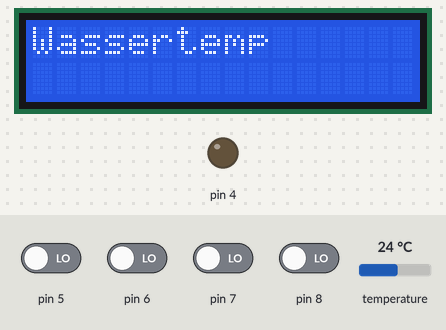
A sketch run on a simulated Arduino Uno, built with avr-gcc and run on an emulated ATmega328P. Parts: 16×2 character LCD, output pins drawn as LEDs (lit = HIGH). The inputs (shaded band) are chosen by the test bench; at power-on: pin 5–8 LOW, temperature 24 °C. The local clock reads 2024-03-15 10:24:30 at power-on unless the sketch sets it.

Above: at 1.8 s.
1.9 s: pin 5 driven HIGH
At 2.85 s:
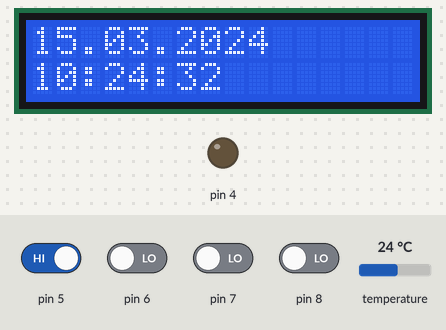
5.2 s: temperature set to 0 °C
At 5.86 s:
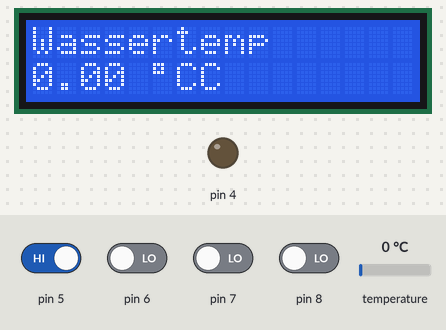
7.2 s: temperature set to 12 °C
At 9.0 s:
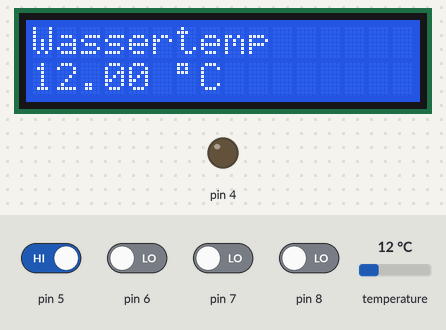
9.6 s: pin 6 driven HIGH
At 9.96 s:
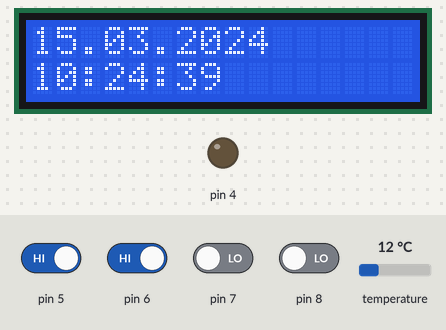
11.8 s: pin 6 driven LOW and pin 7 driven HIGH
At 12.36 s:
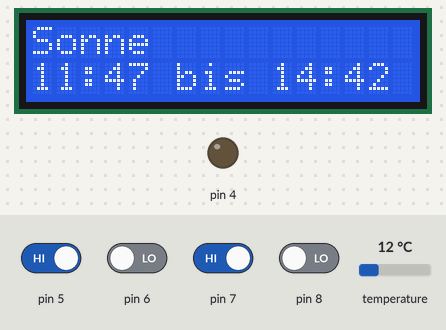
17.9 s: pin 6 driven HIGH
At 20.2 s:
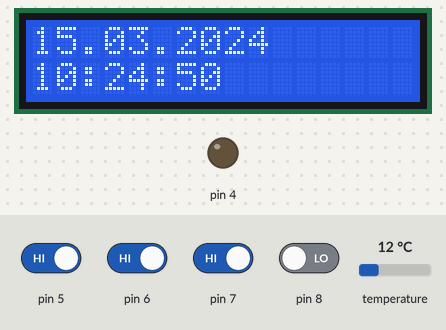
Timing chart, 0 to 21.7 s (numbered marks = the images above; inputs shaded):
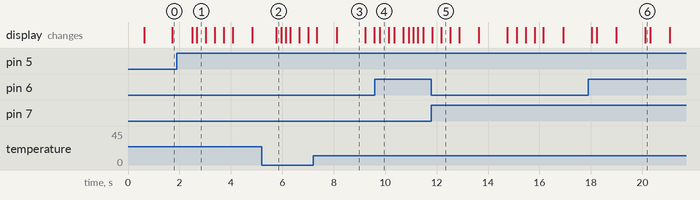

Measured:
- after the input at 1.9 s, the display: first differs from a run without the input after 0.78 s (image 1)
- after the input at 5.2 s, the display: changes after 0.57 s (image 2)
- after the input at 9.6 s, the display: changes after 0.19 s (image 4)
- what the display in image 3 shows lasts 1.1 s, from 8.1 s to 9.2 s

The sketch:

main.ino
```cpp
#include <OneWire.h>
#include <DallasTemperature.h>
#include "RC_POWER_SWITCH.h"
#include "HardwareSerial.h"
#include <LiquidCrystal_I2C.h>
#include <time.h>
#include <DS3231.h>

// Data wire is conntec to the Arduino digital pin 4
#define ONE_WIRE_BUS 2
#define RC_SWITCH_PIN 3
#define LED 12
// Setup the lcd screen
LiquidCrystal_I2C lcd(0x27,16,2);

// Setup a oneWire instance to communicate with any OneWire devices
OneWire oneWire(ONE_WIRE_BUS);

// Pass our oneWire reference to Dallas Temperature sensor
DallasTemperature sensors(&oneWire);

// Create RC power switch
RC_POWER_SWITCH second_socket = RC_POWER_SWITCH(RC_SWITCH_PIN, 1394004, 1394007);

//Create the realtime clock
DS3231 rtc = DS3231(SDA, SCL);

//LED-State
bool ledOn = false;

//Temperature of the Water by month (0=January...11=December)
float waterTempsPerMonth[] = {
  12.5,
  12.5,
  18.5,
  21,
  24,
  27,
  28,
  28,
  25,
  22,
  18.5,
  12.5
};

//Array of all menu options
String MenuItems[] = {
  "Wassertemp",
  "Wasserwechsel am",
  "Sonne",
  "Wassertemp soll",
  "Zeit"
};

//Start with the first Menu-Option
int currentMenuIndex = 0;

//Used to reduce interval for the call of showMenu();
int tickCounter = 0;

//Count seconds to timeout display
int displayTimeoutTick = 0;

//Is the Backlight currently on
bool isBacklightOn = true;

//Used for button hold input
int pushButtonTickCounter = 0;

//Used to check if the rtc is already set to summertime. Gets overriden in setup()
bool is_already_summertime = false;

//Assumes that the water is clean right now
bool waterIsClean = true;

Time lastCleanDate;
Time nextCleanDate;

void setup(void)
{
  //Initialize rtc object
  rtc.begin();

  //Set the time when it is wrong (Only use once)
  //rtc.setDate(12, 11, 2023);
  //rtc.setTime(17, 15, 30);

  // Start serial communication for debugging purposes
  Serial.begin(9600);

  //Start temp measure
  sensors.begin();

  //Setup Buttons
  pinMode(5, INPUT);
  pinMode(6, INPUT);
  pinMode(7, INPUT);
  pinMode(8, INPUT);

  //Setup LEDs
  pinMode(4, OUTPUT);

  //Initialize the lcd screen
  lcd.begin(16,2);
  lcd.init();
  lcd.backlight();

  //Assume it was the same time(Summer-/Wintertime) when the program started as it is now.
  is_already_summertime=summertime_EU(rtc.getTime().year, rtc.getTime().mon, rtc.getTime().date, rtc.getTime().hour, 1);

  lastCleanDate = rtc.getTime();
}

void loop(void){
  //Get Date and Time from Realtime Clock
  char *currentDate = rtc.getDateStr();
  char *currentTime = rtc.getTimeStr();

  //Fake the Date
  //currentDate = "15.04.2023";

  //apply the daylight savings. (Summer-/Wintertime)
  applyDaylightSavings();

  //Serial.println(displayTimeoutTick);
  if(displayTimeoutTick == 200){
    if (isBacklightOn){
      lcd.noBacklight();
      isBacklightOn=false;
    }
    displayTimeoutTick = 0;
  }

  wakeupDisplay();

  //if (isTimestamp14DaysAgo(lastCleanDate)){
  //  digitalWrite(4,HIGH);
  //}
  checkIfCleaned();

  //Button on pin 5 triggers to scroll backwards in Menu.
  if(digitalRead(5)){
    scrollMenu(-1);
  }
  //Button on pin 6 triggers to scroll forwards in Menu.
  if(digitalRead(6)){
    scrollMenu(1);
  }

  //Only update LCD-Screen every 10 ticks (10 loops)
  if (tickCounter == 9 ){
    showMenu();
    tickCounter = 0;
  }

  //Update the total time the poweroutlet will be on today.
  second_socket.updateTodaySunHours(currentDate);

  //Set the times to trigger the power outlet on and off.
  second_socket.calcAndSetTriggerTimes();

  //Print debug output of the socket.
  //second_socket.printDebug(currentTime, currentDate);

  //Check if now is the time to switch the poweroutlet on or off.
  if (second_socket.checkIfTriggerOnTime(currentTime) && ! second_socket.getState()){
    Serial.println("Turn On !!");
    second_socket.turnON();
  } else if (second_socket.checkIfTriggerOffTime(currentTime) && second_socket.getState()){
    Serial.println("Turn Off !!");
    second_socket.turnOFF();
  }

  //Increment the tick counter. Used to reduce the interval showMenu() is called
  displayTimeoutTick++;
  tickCounter++;
  //Wait for the next loop iteration
  delay(100);
}

//Draws the menu depending on the currentMenuIndex variable
void showMenu(){
  lcd.setCursor(0,0);
  lcd.print(MenuItems[currentMenuIndex]);
  lcd.setCursor(0,1);
  //Serial.println(currentMenuIndex);
  switch(currentMenuIndex) {
    case 0:
      printtemp();
      break;
    case 1:
      nextCleanDate = getNextCleanDate();
      lcd.print(String(nextCleanDate.date));
      lcd.print(".");
      lcd.print(String(nextCleanDate.mon));
      lcd.print(".");
      lcd.print(String(nextCleanDate.year));
      if(digitalRead(7) && ledOn){
        pushButtonTickCounter++;
        if (pushButtonTickCounter == 3){
          ledOn = false;
          digitalWrite(4,LOW);
          lastCleanDate=rtc.getTime();
          pushButtonTickCounter=0;
        }
      }else {
        pushButtonTickCounter=0;
      }
      //Serial.println(pushButtonTickCounter);
      break;
    case 2:
      lcd.print(second_socket.getTriggerTimesString());
      break;
    case 3:
      lcd.print(waterTempsPerMonth[rtc.getTime().mon - 1]);
      lcd.print(" ");
      lcd.print((char)223);
      lcd.print("C");
      break;
    case 4:
      lcd.setCursor(0,0);
      lcd.print(rtc.getDateStr());
      lcd.setCursor(0,1);
      lcd.print(rtc.getTimeStr());
      break;
    default:
      Serial.println("ERROR invalid value for currentMenuIndex");
  }
}

//Prints the current temperature which is read by the tempsensor.
void printtemp(){
  // Call sensors.requestTemperatures() to issue a global temperature and Requests to all devices on the bus
  sensors.requestTemperatures();
  //Serial.print("Celsius temperature: ");
  // Why "byIndex"? You can have more than one IC on the same bus. 0 refers to the first IC on the wire
  //Serial.println(sensors.getTempCByIndex(0));
  lcd.print(sensors.getTempCByIndex(0));
  lcd.print(" ");
  lcd.print((char)223);
  lcd.print("C");
}

void wakeupDisplay(){
  if (digitalRead(5) || digitalRead(6) || digitalRead(7) || digitalRead(8)){
    displayTimeoutTick = 0;
    if (!isBacklightOn){
      lcd.backlight();
      isBacklightOn = true;
    }
  }
}

void scrollMenu(int direction){
  clearLcd();
  currentMenuIndex=mod(currentMenuIndex+direction,5);
  showMenu();
  tickCounter=9;
  delay(150);
}

void clearLcd(){
  lcd.setCursor(0,0);
  lcd.print("                ");
  lcd.setCursor(0,1);
  lcd.print("                ");
}

long long mod(long long k, long long n)
{
    return ((k %= n) < 0) ? k+n : k;
}

bool summertime_EU(int year, byte month, byte day, byte hour, byte tzHours)
// European Daylight Savings Time calculation by "jurs" for German Arduino Forum
// input parameters: "normal time" for year, month, day, hour and tzHours (0=UTC, 1=MEZ)
// return value: returns true during Daylight Saving Time, false otherwise
{
  if (month<3 || month>10) return false; // keine Sommerzeit in Jan, Feb, Nov, Dez
  if (month>3 && month<10) return true; // Sommerzeit in Apr, Mai, Jun, Jul, Aug, Sep
  if (month==3 && (hour + 24 * day)>=(1 + tzHours + 24*(31 - (5 * year /4 + 4) % 7)) || month==10 && (hour + 24 * day)<(1 + tzHours + 24*(31 - (5 * year /4 + 1) % 7)))
    return true;
  else
    return false;
}

void applyDaylightSavings(){
  bool is_summertime = summertime_EU(rtc.getTime().year, rtc.getTime().mon, rtc.getTime().date, rtc.getTime().hour, 1);
  if(is_summertime && !is_already_summertime){
    Serial.println("Now it's Summer");
    is_already_summertime = true;
    int hour = rtc.getTime().hour + 1;
    rtc.setTime(hour, rtc.getTime().min, rtc.getTime().sec);
  } else if (!is_summertime && is_already_summertime){
    Serial.println("Now it's Winter");
    is_already_summertime = false;
    int hour = rtc.getTime().hour -1;
    rtc.setTime(hour, rtc.getTime().min, rtc.getTime().sec);
  }
}

void checkIfCleaned(){
  if(isTimestamp14DaysAgo(lastCleanDate) && !ledOn){
      ledOn = true;
      digitalWrite(4,HIGH);
  }
}

bool isTimestamp14DaysAgo(Time timestamp)
{
    // Get the current time from the DS3231 RTC
    Time now = rtc.getTime();

    // Convert timestamp from Time to tm
    tm timestamp_tm = Time2tm(timestamp);

    // Convert now from Time to tm
    tm now_tm = Time2tm(now);

    // Convert timestamp and now to time_t values
    time_t timestamp_t = mktime(&timestamp_tm);
    time_t now_t = mktime(&now_tm);

    // Calculate the difference in days
    double diff_seconds = difftime(now_t, timestamp_t);
    int days_since_timestamp = diff_seconds / 86400;
    // Check if the difference is greater than or equal to 14 days
    if (days_since_timestamp >= 14) {
        return true;
    } else {
        return false;
    }
}

Time getNextCleanDate() {
  // Convert the current time to a tm struct
  tm timeStruct = Time2tm(lastCleanDate);

  // Add 14 days to the day of the month
  timeStruct.tm_mday += 14;
  // Normalize the tm struct (handles cases where the day of the month goes over the limit for the current month)
  time_t timeTemp = mktime(&timeStruct);
  timeStruct = *localtime(&timeTemp);

  // Convert the tm struct back to a Time object
  Time returnTime  = tmToTime(timeStruct);
  return returnTime;
}

Time tmToTime(tm timeStruct) {
  Time time;
  time.sec = timeStruct.tm_sec;
  time.min = timeStruct.tm_min;
  time.hour = timeStruct.tm_hour;
  time.date = timeStruct.tm_mday;
  time.mon = timeStruct.tm_mon + 1; // Add 1 to convert from 0-based to 1-based month
  time.year = timeStruct.tm_year + 1900; // Add 1900 to get the actual year value
  time.dow = timeStruct.tm_wday;
  return time;
}

tm Time2tm(Time t)
{
    tm timeinfo;

    timeinfo.tm_year = t.year - 1900;          // years since 1900
    timeinfo.tm_mon = t.mon - 1;        // months since January (0-11)
    timeinfo.tm_mday = t.date;          // day of the month (1-31)
    timeinfo.tm_hour = t.hour;          // hours since midnight (0-23)
    timeinfo.tm_min = t.min;            // minutes after the hour (0-59)
    timeinfo.tm_sec = t.sec;            // seconds after the minute (0-60)
    timeinfo.tm_wday = t.dow;           // days since Sunday (0-6)
    timeinfo.tm_yday = 0;               // not used
    timeinfo.tm_isdst = 0;              // not used

    return timeinfo;
}

//This code is working for daylightsavvings although it is in my opinion the same logic as in the production code

// #include <iostream>
// #include <chrono>
// #include <thread>

// using namespace std;

// bool is_already_summertime;

// struct timee {
//     int day;
//     int month;
//     int year;
//     int hour;
// } mytime;

// bool summertime_EU(int year, int month, int day, int hour, int tzHours)
// // European Daylight Savings Time calculation by "jurs" for German Arduino Forum
// // input parameters: "normal time" for year, month, day, hour and tzHours (0=UTC, 1=MEZ)
// // return value: returns true during Daylight Saving Time, false otherwise
// {
//   if (month<3 || month>10) return false; // keine Sommerzeit in Jan, Feb, Nov, Dez
//   if (month>3 && month<10) return true; // Sommerzeit in Apr, Mai, Jun, Jul, Aug, Sep
//   if (month==3 && (hour + 24 * day)>=(1 + tzHours + 24*(31 - (5 * year /4 + 4) % 7)) || month==10 && (hour + 24 * day)<(1 + tzHours + 24*(31 - (5 * year /4 + 1) % 7)))
//     return true;
//   else
//     return false;
// }

// void applyDaylightSavings(){
//   bool is_summertime = summertime_EU(mytime.year, mytime.month, mytime.day, mytime.hour, 1);
//   if(is_summertime && !is_already_summertime){
//     cout << "Now it's Summer" << endl;
//     is_already_summertime = true;
//     int hour = mytime.hour + 1;
//     mytime.hour=hour;
//   } else if (!is_summertime && is_already_summertime){
//     cout << "Now it's Winter" << endl;
//     is_already_summertime = false;
//     int hour = mytime.hour -1;
//     mytime.hour=hour;
//   }
// }

// int main() {
//     //Just before summer
//     //mytime.day=26;
//     //mytime.month=3;
//     //mytime.year=2023;
//     //mytime.hour=0;
//     //is_already_summertime=summertime_EU(mytime.year, mytime.month, mytime.day, mytime.hour, 1);

//     //Just before winter
//     mytime.day=29;
//     mytime.month=10;
//     mytime.year=2023;
//     mytime.hour=0;
//     is_already_summertime=summertime_EU(mytime.year, mytime.month, mytime.day, mytime.hour, 1);


//   while (true){
//       cout << mytime.day << "." << mytime.month << "." << mytime.year << " "<< mytime.hour <<":00" << endl ;
//       std::this_thread::sleep_for(std::chrono::seconds(1));
//       applyDaylightSavings();
//       mytime.hour++;
//   }
//   // use time() with NULL argument


//   return 0;
// }

// // Output: 1629799688
```

RC_POWER_SWITCH.cpp
```cpp
#include "WString.h"
// RC_POWER_SWITCH.cpp
#include "RC_POWER_SWITCH.h"

using namespace std;

RC_POWER_SWITCH::RC_POWER_SWITCH(int pin, unsigned long switchoff_code, unsigned long switchon_code) {
  this->pin = pin;
  this->switchoff_code = switchoff_code;
  this->switchon_code = switchon_code;
  this->rcswitch.enableTransmit(this->pin);

  //Turn everything off
  this->turnOFF();
}

void RC_POWER_SWITCH::turnON() {
  this->switchState = HIGH;
  this->rcswitch.send(switchon_code, 24);
}

void RC_POWER_SWITCH::turnOFF() {
  this->switchState = LOW;
  this->rcswitch.send(switchoff_code, 24);
}

int RC_POWER_SWITCH::getState() {
  return this->switchState;
}

unsigned long RC_POWER_SWITCH::getSwitchoffCode() {
  return this->switchoff_code;
}

unsigned long RC_POWER_SWITCH::getSwitchonCode() {
  return this->switchon_code;
}

bool RC_POWER_SWITCH::checkIfTriggerOnTime(char *timeStr){
  int currHour, currMin;
  sscanf(timeStr, "%2d:%2d",
    &currHour,
    &currMin);
  return (currHour == this->triggOnTimeHour && currMin == this->triggOnTimeMinute);
}

bool RC_POWER_SWITCH::checkIfTriggerOffTime(char *timeStr){
  int currHour, currMin;
  sscanf(timeStr, "%2d:%2d",
    &currHour,
    &currMin);
  return (currHour == this->triggOffTimeHour && currMin == this->triggOffTimeMinute);
}

void RC_POWER_SWITCH::updateTodaySunHours(char *dateStr){
  int currMonth, currMonthDay;
  sscanf(dateStr, "%2d.%2d",
    &currMonthDay,
    &currMonth);
  int prevMonth;
  int lastDayOfCurrMonth = monthDays[currMonth - 1];
  if (currMonth == 1){
    prevMonth = 11;
  } else {
    prevMonth = currMonth  - 1;
  }
  // -1 because of index being less than actual monthnumber
  float sunhoursDiff = this->sunHours[currMonth-1] - this->sunHours[prevMonth-1];
  float sunHoursTodayDecimal=float(this->sunHours[prevMonth-1]) + (sunhoursDiff * (float(currMonthDay) / float(lastDayOfCurrMonth)));

  this->todaySunHours=sunHoursTodayDecimal;
  return;
}

void RC_POWER_SWITCH::calcAndSetTriggerTimes(){
    float onTime = (this->dayMedian - (this->todaySunHours/2));
    float offTime = (this->dayMedian + (this->todaySunHours/2));

    this->triggOnTimeHour = onTime;
    this->triggOffTimeHour = offTime;

    float onMinutesRemainder = (onTime - this->triggOnTimeHour) * 60;
    float offMinutesRemainder = (offTime - this->triggOffTimeHour) * 60;

    this->triggOnTimeMinute = onMinutesRemainder;
    this->triggOffTimeMinute = offMinutesRemainder;
}

String RC_POWER_SWITCH::getTriggerTimesString(){
  String triggOnTimeHour = "";
  String triggOnTimeMinute = "";
  String triggOffTimeHour = "";
  String triggOffTimeMinute = "";

  if(this->triggOnTimeHour < 10){
    triggOnTimeHour = "0" + String(this->triggOnTimeHour);
  } else {
    triggOnTimeHour = String(this->triggOnTimeHour);
  }
  if(this->triggOnTimeMinute  < 10){
    triggOnTimeMinute = "0" + String(this->triggOnTimeMinute);
  } else {
    triggOnTimeMinute = String(this->triggOnTimeMinute);
  }
  if(this->triggOffTimeHour < 10){
    triggOffTimeHour = "0" + String(this->triggOffTimeHour);
  } else {
    triggOffTimeHour = String(this->triggOffTimeHour);
  }
  if(this->triggOffTimeMinute < 10){
    triggOffTimeMinute = "0" + String(this->triggOffTimeMinute);
  } else {
    triggOffTimeMinute = String(this->triggOffTimeMinute);
  }
  String str = triggOnTimeHour + ":" + triggOnTimeMinute + " bis " + triggOffTimeHour + ":" + triggOffTimeMinute;
  return str;
}

void RC_POWER_SWITCH::printDebug(char *currentDate, char *currentTime){

    Serial.println("===========================");
    Serial.print("| [");
    Serial.print(currentDate);
    Serial.print(" - ");
    Serial.print(currentTime);
    Serial.println("] |");
    Serial.println("===========================");

    Serial.print("Sunhours today: ");
    Serial.println(this->todaySunHours);
    Serial.print("Turn on at: ");
    Serial.print(this->triggOnTimeHour);
    Serial.print(":");
    Serial.println(this->triggOnTimeMinute);
    Serial.print("Turn off at: ");
    Serial.print(this->triggOffTimeHour);
    Serial.print(":");
    Serial.println(this->triggOffTimeMinute);
}
```

RC_POWER_SWITCH.h
```cpp
#include "WString.h"
// RC_POWER_SWITCH.h
#ifndef RC_POWER_SWITCH_h
#define RC_POWER_SWITCH_h
#include <RCSwitch.h>
#include <Arduino.h>

class RC_POWER_SWITCH {
  private:
    RCSwitch rcswitch = RCSwitch();
    int pin = 0;
    int triggOnTimeHour = 0;
    int triggOnTimeMinute = 0;
    int triggOffTimeHour = 0;
    int triggOffTimeMinute = 0;
    float todaySunHours = 0;
    //This is the middle of the day (13:15)
    const float dayMedian=13.25;
    unsigned long switchoff_code;
    unsigned long switchon_code;
    unsigned char switchState;

    int sunHours[12] = {0, 0, 6, 8, 10, 13, 13, 11, 10, 8, 2, 0};
    int monthDays[12] = {31, 28, 31, 30, 31, 30, 31, 31, 30, 31, 30, 31};

  public:
    RC_POWER_SWITCH(int pin, unsigned long switchoff_code, unsigned long switchon_code);
    void turnON();
    void turnOFF();
    int getState();
    int LastDay(int, int);
    unsigned long getSwitchoffCode();
    unsigned long getSwitchonCode();
    bool checkIfTriggerOnTime(char *);
    bool checkIfTriggerOffTime(char *);
    void updateTodaySunHours(char *);
    void calcAndSetTriggerTimes();
    void printDebug(char *, char *);
    String getTriggerTimesString();
};

#endif
```
